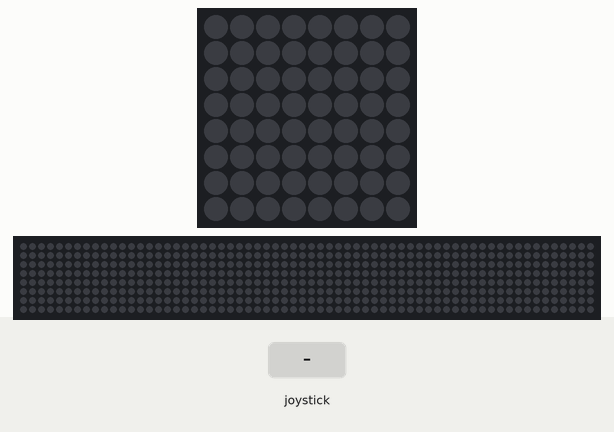
This program was run on a simulated Raspberry Pi (BCM pin numbers) with a Sense HAT. Shown: the Sense HAT's 8×8 RGB LED matrix, a strip that is not on the board, showing the scrolling text unrolled. The inputs (shaded band) are chosen by the test bench. The 64×8 strip is a reading aid, not a part: it shows the text the matrix is scrolling, unrolled, one strip-width of it at a time; what the program prints to the terminal is not drawn.

Above: at 1.2 s.
1.3 s: joystick clicked
At 1.45 s:
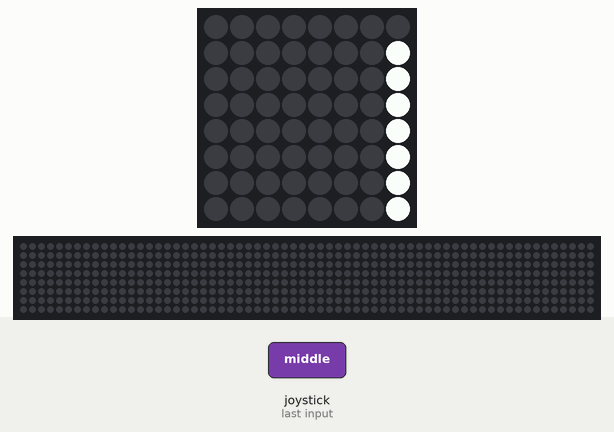
At 1.95 s:
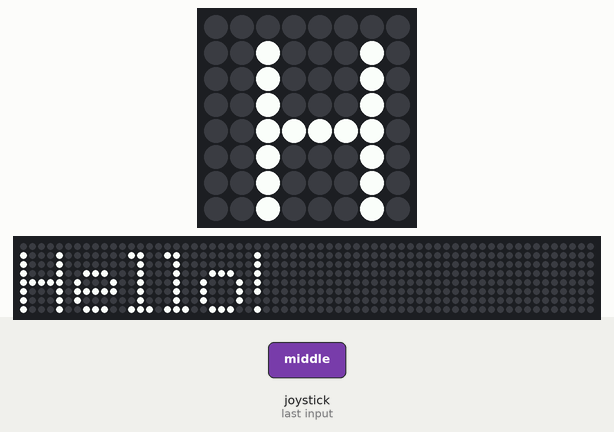
3.2 s: joystick clicked
At 5.17 s:
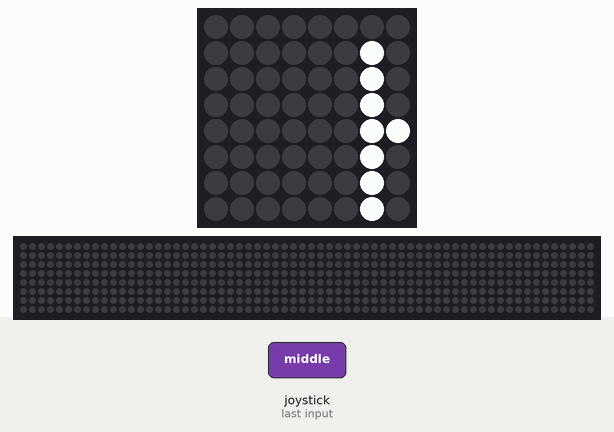

Measured:
- after the input at 1.3 s, the LEDs: change after 0.10 s (image 1)
- after the input at 3.2 s, the LEDs: first differ from a run without the input after 1.8 s (image 3 shows a later state)

The program:

button_message.py
```python
from sense_hat import SenseHat

sense = SenseHat()

R = (255, 0, 0)     # red
O = (0, 0, 0)       # off / black

heart = [
    O, R, R, O, O, R, R, O,
    R, R, R, R, R, R, R, R,
    R, R, R, R, R, R, R, R,
    O, R, R, R, R, R, R, O,
    O, O, R, R, R, R, O, O,
    O, O, O, R, R, O, O, O,
    O, O, O, O, O, O, O, O,
    O, O, O, O, O, O, O, O,
]


print("Press the joystick button to display message...")

while True:
    for event in sense.stick.get_events():
        if event.action == "pressed" and event.direction == "middle":
            sense.show_message("Hello!")
            #sense.set_pixels(heart)

 
```
